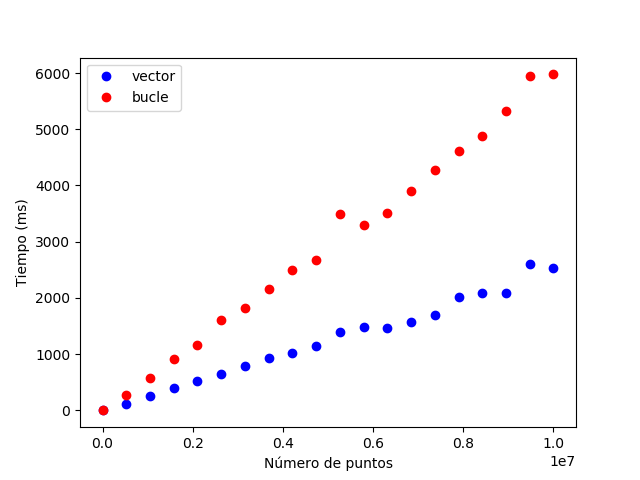

Here is the Python script that generated this plot:
import math
import random
import numpy as np
from scipy import integrate
import time
import matplotlib.pyplot as plt

def example_function(x):
    return math.sin(x)

def max_vector(fun, a, b):
    puntos = np.linspace(a,b,(b-a)*100)
    im = np.vectorize(fun)(puntos)
    return np.amax(im)

def max_loops(fun, a, b):
    values = []
    for i in range((b-a)*100):
        x = a + i * 1.0/100.0
        values.append(fun(x))    

    return max(values)


#La tuya tal cual
def integra_mc_vector(fun, a, b, num_puntos):
    m = max_vector(fun,a,b)
    
    x = np.random.uniform(a,b,num_puntos)
    y = np.random.uniform(0,m,num_puntos)
    
    im = np.vectorize(fun)(x)
    area = np.sum(y < im)/num_puntos*(b-a)*m
    return area

#La tuya tal cual
def integra_mc_loop(fun, a, b, num_puntos):
    cont = 0
    m = max_loops(fun,a,b)
    
    for i in range (0, num_puntos):
        x = random.uniform(a, b)
        y = random.uniform(0, m)
        im = fun(x)
        if y < im:
            cont = cont + 1
    
    area = cont/num_puntos*(b-a)*m
    return area

def show_figure(original, points_slow, points_fast):
    plt.figure()
    plt.plot(original, points_fast,'o', c='blue', label='vector')
    plt.plot(original, points_slow,'o', c='red', label='bucle')
    plt.xlabel("Número de puntos")
    plt.ylabel("Tiempo (ms)")
    plt.legend()
    plt.savefig('p0-montecarlo.png')

def main():
    fun = example_function
    num_puntos = 10000000
    a = 0
    b = 3
    sizes = np.linspace(100, num_puntos, 20)
    points_fast = []
    points_slow = []
    
    for rectangle in sizes:
        tic = time.process_time()
        area = integra_mc_vector(fun, a, b, int(rectangle))
        toc = time.process_time()
        tm = 1000*(toc - tic)
        points_fast.append(tm)

        if (rectangle == num_puntos):
            print("Compute area with numpy-vector")
            print("Area  :", area)
            print("Time  : ", tm)


        tic = time.process_time()
        area = integra_mc_loop(fun, a, b, int(rectangle))
        toc = time.process_time()
        tm = 1000*(toc - tic)
        points_slow.append(tm)
        
        if (rectangle == num_puntos):
            print("Compute area with loops")
            print("Area  :", area)
            print("Time  : ", tm)

    
    show_figure(sizes, points_slow, points_fast)


if __name__ == "__main__":
    main()   